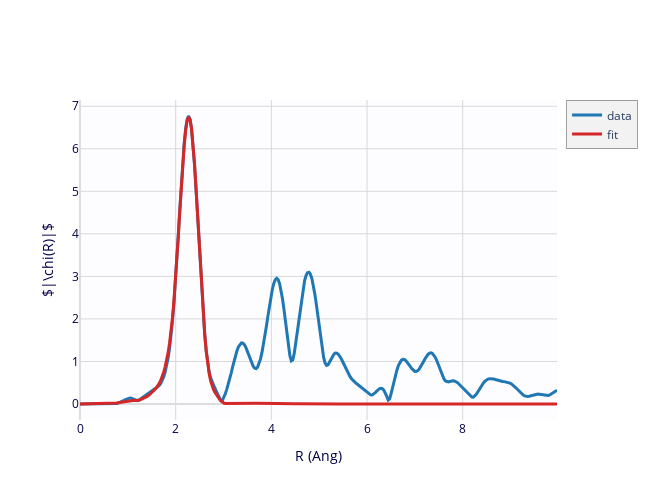

Notebook code for this chart:
### Code cell
# let's now write a function to do a first shell fit to the 
# XAFS data from a dataset (Group)
def fit_cu_1stshell(dat, full_report=False, with_plot=False):
   
    # extract the EXAFS chi(k)
    autobk(dat.energy, dat.mu, group=dat, rbkg=1.0, kw=2)

    # define fitting parameter group
    pars = param_group(amp    = param(1.0, vary=True),
                       del_e0 = param(0.0, vary=True),
                       sig2   = param(0.0, vary=True),
                       del_r  = guess(0.0, vary=True) )

    # define a Feff Path, give expressions for Path Parameters
    path1 = feffpath(feffdat_file,
                     s02    = 'amp',
                     e0     = 'del_e0',
                     sigma2 = 'sig2',
                     deltar = 'del_r')

    # do the fit
    trans = feffit_transform(kmin=2.5, kmax=15, kw=2, dk=4, window='kaiser',
                            rmin=1.4, rmax=3.0)
    dset = feffit_dataset(data=dat, pathlist=[path1], transform=trans)
    out = feffit(pars, dset)
    
    r1_fit = out.params['del_r'].value + path1.reff
    r1_err = out.params['del_r'].stderr
    print(f'Result:  E0 = {dat.e0:.3f} eV, R= {r1_fit:.4f} +/- {r1_err:.4f} Ang')
    if full_report:
        print(feffit_report(out))
    if with_plot:
        multi_plot([dict(xdata=dset.data.r, ydata=dset.data.chir_mag, label='data',
                           xlabel='R (Ang)', ylabel='$|\chi(R)|$'),
                    dict(xdata=dset.model.r, ydata=dset.model.chir_mag, label='fit')])
    return out
    
out = fit_cu_1stshell(cudat, full_report=True, with_plot=True)

### Figure 1 — Plotly figure (JSON) as saved in the notebook; plotly's stock layout.template omitted (floating-point values rounded to 4 significant figures; data arrays with more than 128 entries replaced by an {"elided": "..."} marker saying what was removed)
{"data": [{"line": {"color": "#1f77b4", "width": 3}, "name": "data", "type": "scatter", "uid": "a35fd77f-a4f7-4166-a908-5ad6390f08b6", "x": {"elided": "326 float values"}, "y": {"elided": "326 float values"}}, {"line": {"color": "#d62728", "width": 3}, "name": "fit", "type": "scatter", "uid": "773e99f6-e2f4-4af5-b33e-31371a40d1c4", "x": {"elided": "326 float values"}, "y": {"elided": "326 float values"}}], "layout": {"height": 500, "hovermode": "closest", "legend": {"bgcolor": "#F2F2F2", "borderwidth": 0.5}, "plot_bgcolor": "#FDFDFF", "showlegend": true, "title": {}, "width": 650, "xaxis": {"color": "#004", "gridcolor": "#D8D8D8", "showgrid": true, "title": {"text": "R (Ang)"}, "zerolinecolor": "#DDD"}, "yaxis": {"color": "#004", "gridcolor": "#D8D8D8", "showgrid": true, "title": {"text": "$|\\chi(R)|$"}, "zerolinecolor": "#DDD"}}}
